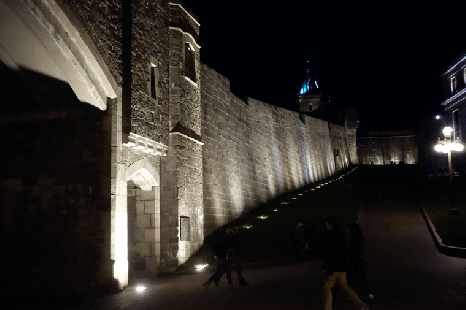
#> input picture Prácticas/practica2/images/calle.png, 466 x 310 px
$ python ejercicio04.py
#> lines starting #> are read from the running program, lines starting #| are printed output that depends on the picture
import skimage as ski
import matplotlib.pyplot as plt
import numpy as np
from skimage.color import rgb2hsv, hsv2rgb

# Función para reconvertir a RGB
def convertir_a_rgb(img_hsv, canal_h):
    img_modificada = np.copy(img_hsv)
    img_modificada[:, :, 2] = canal_h / 255
    img_rgb = hsv2rgb(img_modificada)
    return ski.util.img_as_ubyte(img_rgb)

img_original = ski.io.imread("images/calle.png")
#> img_original is the input picture: shape (310, 466, 3); mean R, G, B 45.7, 41.5, 37.5
img_hsv = rgb2hsv(img_original)
#> img_hsv: shape (310, 466, 3) float64; mean of channels 0, 1, 2 0.301, 0.421, 0.185
img_rgb = hsv2rgb(img_hsv)

h_orig, c_orig = ski.exposure.histogram(img_rgb)
#> h_orig = 256 values, max 55011 at index 6, min 0 at index 32, mean 1692.9; c_orig = 256 values from 0.00195 to 0.998

img_real = ski.util.img_as_float(img_original) * 255

h_channel = img_hsv[:, :, 0] * 255
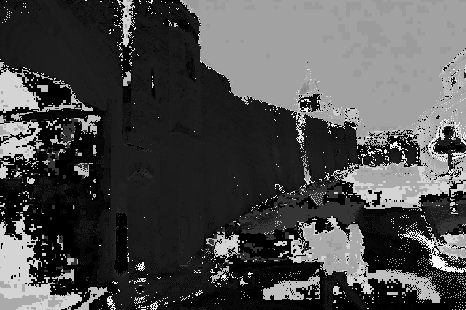
#> h_channel: shape (310, 466) float64; min 0, max 251.5, mean 76.8
s_channel = img_hsv[:, :, 1] * 255
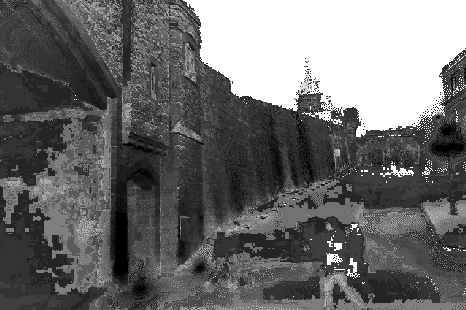
#> s_channel: shape (310, 466) float64; min 0, max 255, mean 107.4
v_channel = img_hsv[:, :, 2] * 255  # Normalizado

# === ACLARAR ===
v_aclarar = np.sqrt(255 * v_channel)
img_clara = convertir_a_rgb(img_hsv, v_aclarar)
#> in convertir_a_rgb, `img_modificada[:, :, 2] = canal_h / 255`: img_modificada: shape (310, 466, 3) float64; mean of channels 0, 1, 2 0.301, 0.421, 0.356

h_clara_1, c_clara_1 = ski.exposure.histogram(img_clara)
#> h_clara_1 = 256 values, max 39070 at index 36, min 0 at index 1, mean 1692.9; c_clara_1 = 256 values from 0 to 255

# === ACLARAR 2 ===
v_aclarar_2 = np.sqrt(255 * v_aclarar)
img_clara_2 = convertir_a_rgb(img_hsv, v_aclarar_2)
#> in convertir_a_rgb (call 2), `img_modificada[:, :, 2] = canal_h / 255`: img_modificada: shape (310, 466, 3) float64; mean of channels 0, 1, 2 0.301, 0.421, 0.565

h_clara_2, c_clara_2 = ski.exposure.histogram(img_clara_2)
#> h_clara_2 = 256 values, max 27678 at index 0, min 0 at index 1, mean 1692.9; c_clara_2 = 256 values from 0 to 255

# === ECUALIZADA ===
v_eq = ski.exposure.equalize_hist(v_channel / 255) * 255
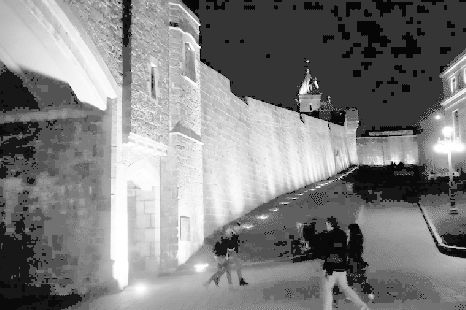
#> v_eq: shape (310, 466) float64; min 6.64, max 255, mean 128.7
img_eq = convertir_a_rgb(img_hsv, v_eq)
#> in convertir_a_rgb (call 3), `img_modificada[:, :, 2] = canal_h / 255`: img_modificada: shape (310, 466, 3) float64; mean of channels 0, 1, 2 0.301, 0.421, 0.505
#> in convertir_a_rgb (call 3), `img_rgb = hsv2rgb(img_modificada)`:
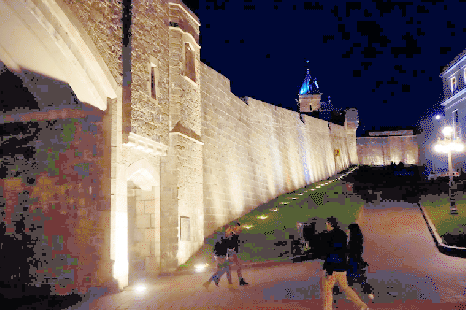
#> img_rgb: shape (310, 466, 3) float64; mean R, G, B 0.461, 0.4, 0.385

h_eq, c_eq = ski.exposure.histogram(img_eq)
#> h_eq has the same summary as h_clara_2; c_eq = 256 values from 0 to 255

# === CLAHE ===
v_clahe = ski.exposure.equalize_adapthist(v_channel / 255, clip_limit=0.1) * 255
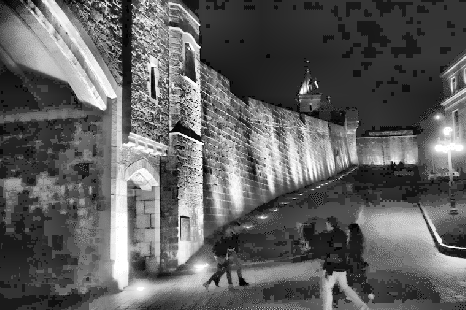
#> v_clahe: shape (310, 466) float64; min 0, max 255, mean 96.6
img_eq_CLAHE = convertir_a_rgb(img_hsv, v_clahe)
#> in convertir_a_rgb (call 4), `img_modificada[:, :, 2] = canal_h / 255`: img_modificada: shape (310, 466, 3) float64; mean of channels 0, 1, 2 0.301, 0.421, 0.379
#> in convertir_a_rgb (call 4), `img_rgb = hsv2rgb(img_modificada)`:
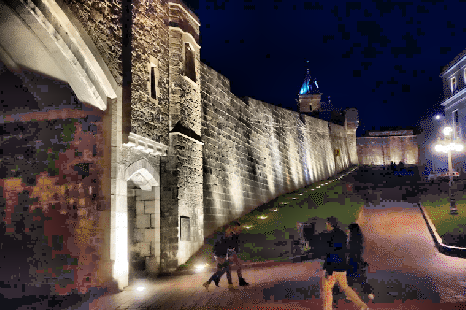
#> img_rgb: shape (310, 466, 3) float64; mean R, G, B 0.341, 0.298, 0.294

h_eq_CLAHE, c_eq_CLAHE = ski.exposure.histogram(img_eq_CLAHE)
#> h_eq_CLAHE = 256 values, max 27701 at index 0, min 97 at index 252, mean 1692.9; c_eq_CLAHE = 256 values from 0 to 255

fig, axs = plt.subplots(5, 2, layout="constrained")

axs[0, 0].imshow(img_rgb, cmap='gray')
axs[0, 0].set_title("Original")
axs[0, 1].bar(c_orig, h_orig, 1.1)

axs[1, 0].imshow(img_clara, cmap='gray')
axs[1, 0].set_title("Aclarada 1")
axs[1, 1].bar(c_clara_1, h_clara_1, 1.1)

axs[2, 0].imshow(img_clara_2, cmap='gray')
axs[2, 0].set_title("Aclarada 2")
axs[2, 1].bar(c_clara_2, h_clara_2, 1.1)

axs[3, 0].imshow(img_eq, cmap='gray')
axs[3, 0].set_title("Ecualizada")
axs[3, 1].bar(c_eq, h_eq, 1.1)

axs[4, 0].imshow(img_eq_CLAHE, cmap='gray')
axs[4, 0].set_title("CLAHE")
axs[4, 1].bar(c_eq_CLAHE, h_eq_CLAHE, 1.1)

axs_lineal = axs.ravel()
for i in range(0, axs_lineal.size, 2):
    axs_lineal[i].set_axis_off()
    axs_lineal[i + 1].set_xticks([0, 64, 128, 192, 255])

plt.show()
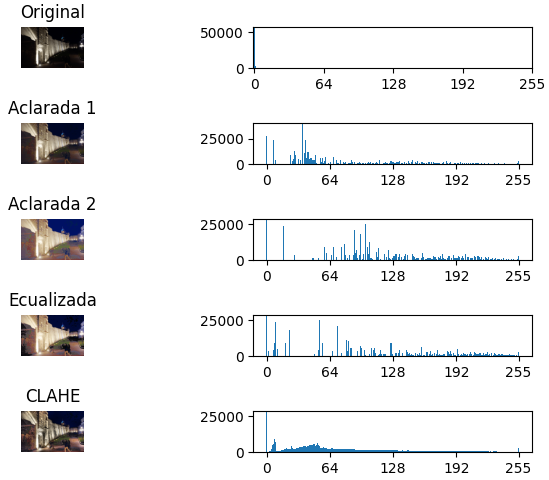
#> figure drawn by matplotlib, 10 panels; panel 2: tallest bar 55011 high, from x = -0.525 to 0.575; panel 4: tallest bar 39070 high, from x = 35.45 to 36.55; panel 6: tallest bar 27678 high, from x = -0.55 to 0.55; panel 8: tallest bar 27678 high, from x = -0.55 to 0.55

$ run again, with Prácticas/practica2/images/templo.png copied over Prácticas/practica2/images/calle.png
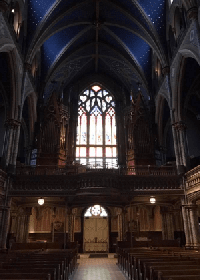
#> input picture Prácticas/practica2/images/templo.png, 200 x 280 px
#> img_original is the input picture: shape (280, 200, 3); mean R, G, B 46.8, 38.3, 38.3
#> img_hsv: shape (280, 200, 3) float64; mean of channels 0, 1, 2 0.336, 0.347, 0.196
#> h_orig = 256 values, max 7103 at index 13, min 0 at index 1, mean 656.2; c_orig = 256 values from 0.00195 to 0.998
#> img_modificada: shape (280, 200, 3) float64; mean of channels 0, 1, 2 0.336, 0.347, 0.41
#> h_clara_1 = 256 values, max 5682 at index 53, min 0 at index 1, mean 656.2; c_clara_1 = 256 values from 0 to 255
#> img_modificada: shape (280, 200, 3) float64; mean of channels 0, 1, 2 0.336, 0.347, 0.629
#> h_clara_2 = 256 values, max 4354 at index 97, min 0 at index 1, mean 656.2; c_clara_2 = 256 values from 0 to 255
#> img_modificada: shape (280, 200, 3) float64; mean of channels 0, 1, 2 0.336, 0.347, 0.508
#> in convertir_a_rgb (call 3), `img_rgb = hsv2rgb(img_modificada)`:
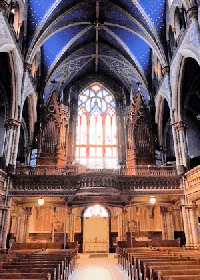
#> img_rgb: shape (280, 200, 3) float64; mean R, G, B 0.472, 0.372, 0.371
#> h_eq = 256 values, max 5829 at index 86, min 0 at index 4, mean 656.2; c_eq = 256 values from 0 to 255
#> img_modificada: shape (280, 200, 3) float64; mean of channels 0, 1, 2 0.336, 0.347, 0.497
#> in convertir_a_rgb (call 4), `img_rgb = hsv2rgb(img_modificada)`:
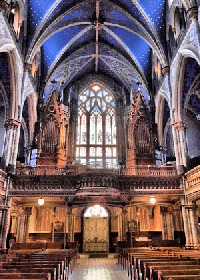
#> img_rgb: shape (280, 200, 3) float64; mean R, G, B 0.457, 0.368, 0.379
#> h_eq_CLAHE = 256 values, max 1198 at index 61, min 50 at index 0, mean 656.2; c_eq_CLAHE = 256 values from 0 to 255
